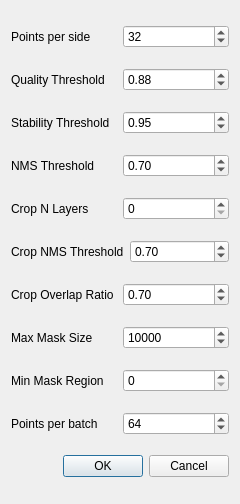
<?xml version="1.0" encoding="UTF-8"?>
<ui version="4.0">
 <class>Dialog</class>
 <widget class="QDialog" name="Dialog">
  <property name="geometry">
   <rect>
    <x>0</x>
    <y>0</y>
    <width>240</width>
    <height>504</height>
   </rect>
  </property>
  <property name="windowTitle">
   <string>Dialog</string>
  </property>
  <layout class="QVBoxLayout" name="verticalLayout">
   <item>
    <layout class="QHBoxLayout" name="horizontalLayout">
     <item>
      <widget class="QLabel" name="label">
       <property name="statusTip">
        <string>Number of points to be sampled</string>
       </property>
       <property name="text">
        <string>Points per side</string>
       </property>
      </widget>
     </item>
     <item>
      <widget class="QSpinBox" name="spinBox_points_per_side">
       <property name="statusTip">
        <string>Number of points to be sampled</string>
       </property>
       <property name="minimum">
        <number>1</number>
       </property>
       <property name="maximum">
        <number>100000</number>
       </property>
       <property name="value">
        <number>32</number>
       </property>
      </widget>
     </item>
    </layout>
   </item>
   <item>
    <layout class="QHBoxLayout" name="horizontalLayout_2">
     <item>
      <widget class="QLabel" name="label_2">
       <property name="statusTip">
        <string>Filtering using model's predicted mask quality</string>
       </property>
       <property name="text">
        <string>Quality Threshold</string>
       </property>
      </widget>
     </item>
     <item>
      <widget class="QDoubleSpinBox" name="spinBox_quality_threshold">
       <property name="statusTip">
        <string>Filtering using model's predicted mask quality</string>
       </property>
       <property name="maximum">
        <double>1.000000000000000</double>
       </property>
       <property name="singleStep">
        <double>0.100000000000000</double>
       </property>
       <property name="value">
        <double>0.880000000000000</double>
       </property>
      </widget>
     </item>
    </layout>
   </item>
   <item>
    <layout class="QHBoxLayout" name="horizontalLayout_3">
     <item>
      <widget class="QLabel" name="label_3">
       <property name="statusTip">
        <string>Mask stability threshold</string>
       </property>
       <property name="text">
        <string>Stability Threshold</string>
       </property>
      </widget>
     </item>
     <item>
      <widget class="QDoubleSpinBox" name="spinBox_stability_threshold">
       <property name="statusTip">
        <string>Mask stability threshold</string>
       </property>
       <property name="maximum">
        <double>1.000000000000000</double>
       </property>
       <property name="singleStep">
        <double>0.100000000000000</double>
       </property>
       <property name="value">
        <double>0.950000000000000</double>
       </property>
      </widget>
     </item>
    </layout>
   </item>
   <item>
    <layout class="QHBoxLayout" name="horizontalLayout_8">
     <item>
      <widget class="QLabel" name="label_8">
       <property name="statusTip">
        <string>Intersection over union threshold used for NMS</string>
       </property>
       <property name="text">
        <string>NMS Threshold</string>
       </property>
      </widget>
     </item>
     <item>
      <widget class="QDoubleSpinBox" name="spinBox_nms_threshold">
       <property name="statusTip">
        <string>Intersection over union threshold used for NMS</string>
       </property>
       <property name="maximum">
        <double>1.000000000000000</double>
       </property>
       <property name="singleStep">
        <double>0.100000000000000</double>
       </property>
       <property name="value">
        <double>0.700000000000000</double>
       </property>
      </widget>
     </item>
    </layout>
   </item>
   <item>
    <layout class="QHBoxLayout" name="horizontalLayout_4">
     <item>
      <widget class="QLabel" name="label_4">
       <property name="statusTip">
        <string>Mask prediction will be run again on crops of the image</string>
       </property>
       <property name="text">
        <string>Crop N Layers</string>
       </property>
      </widget>
     </item>
     <item>
      <widget class="QSpinBox" name="spinBox_crop_n_layers">
       <property name="statusTip">
        <string>Mask prediction will be run again on crops of the image</string>
       </property>
       <property name="value">
        <number>0</number>
       </property>
      </widget>
     </item>
    </layout>
   </item>
   <item>
    <layout class="QHBoxLayout" name="horizontalLayout_9">
     <item>
      <widget class="QLabel" name="label_9">
       <property name="statusTip">
        <string>Intersection over union threshold used for NMS to combine crops</string>
       </property>
       <property name="text">
        <string>Crop NMS Threshold</string>
       </property>
      </widget>
     </item>
     <item>
      <widget class="QDoubleSpinBox" name="spinBox_crop_nms_threshold">
       <property name="statusTip">
        <string>Intersection over union threshold used for NMS to combine crops</string>
       </property>
       <property name="maximum">
        <double>1.000000000000000</double>
       </property>
       <property name="singleStep">
        <double>0.100000000000000</double>
       </property>
       <property name="value">
        <double>0.700000000000000</double>
       </property>
      </widget>
     </item>
    </layout>
   </item>
   <item>
    <layout class="QHBoxLayout" name="horizontalLayout_10">
     <item>
      <widget class="QLabel" name="label_10">
       <property name="statusTip">
        <string>crops will overlap by this fraction</string>
       </property>
       <property name="text">
        <string>Crop Overlap Ratio</string>
       </property>
      </widget>
     </item>
     <item>
      <widget class="QDoubleSpinBox" name="spinBox_crop_overlap_ratio">
       <property name="statusTip">
        <string>crops will overlap by this fraction</string>
       </property>
       <property name="maximum">
        <double>1.000000000000000</double>
       </property>
       <property name="singleStep">
        <double>0.100000000000000</double>
       </property>
       <property name="value">
        <double>0.700000000000000</double>
       </property>
      </widget>
     </item>
    </layout>
   </item>
   <item>
    <layout class="QHBoxLayout" name="horizontalLayout_5">
     <item>
      <widget class="QLabel" name="label_5">
       <property name="statusTip">
        <string>Threshold masks larger than this</string>
       </property>
       <property name="text">
        <string>Max Mask Size</string>
       </property>
      </widget>
     </item>
     <item>
      <widget class="QSpinBox" name="spinBox_max_mask_region">
       <property name="statusTip">
        <string>Threshold masks larger than this</string>
       </property>
       <property name="maximum">
        <number>999999999</number>
       </property>
       <property name="singleStep">
        <number>1000</number>
       </property>
       <property name="value">
        <number>10000</number>
       </property>
      </widget>
     </item>
    </layout>
   </item>
   <item>
    <layout class="QHBoxLayout" name="horizontalLayout_6">
     <item>
      <widget class="QLabel" name="label_6">
       <property name="statusTip">
        <string>Use this to remove disconnected regions and holes in masks unless set to 0.</string>
       </property>
       <property name="text">
        <string>Min Mask Region</string>
       </property>
      </widget>
     </item>
     <item>
      <widget class="QSpinBox" name="spinBox_min_mask_region">
       <property name="statusTip">
        <string>Use this to remove disconnected regions and holes in masks unless set to 0.</string>
       </property>
       <property name="maximum">
        <number>99999</number>
       </property>
      </widget>
     </item>
    </layout>
   </item>
   <item>
    <layout class="QHBoxLayout" name="horizontalLayout_7">
     <item>
      <widget class="QLabel" name="label_7">
       <property name="statusTip">
        <string>number of points run simultaneously by the model. Higher numbers may be faster but use more GPU memory.</string>
       </property>
       <property name="text">
        <string>Points per batch</string>
       </property>
      </widget>
     </item>
     <item>
      <widget class="QSpinBox" name="spinBox_points_per_batch">
       <property name="statusTip">
        <string>number of points run simultaneously by the model. Higher numbers may be faster but use more GPU memory.</string>
       </property>
       <property name="minimum">
        <number>1</number>
       </property>
       <property name="maximum">
        <number>100000</number>
       </property>
       <property name="value">
        <number>64</number>
       </property>
      </widget>
     </item>
    </layout>
   </item>
   <item>
    <widget class="QDialogButtonBox" name="buttonBox">
     <property name="orientation">
      <enum>Qt::Horizontal</enum>
     </property>
     <property name="standardButtons">
      <set>QDialogButtonBox::Cancel|QDialogButtonBox::Ok</set>
     </property>
    </widget>
   </item>
  </layout>
 </widget>
 <tabstops>
  <tabstop>spinBox_points_per_side</tabstop>
  <tabstop>spinBox_quality_threshold</tabstop>
  <tabstop>spinBox_stability_threshold</tabstop>
  <tabstop>spinBox_nms_threshold</tabstop>
  <tabstop>spinBox_crop_n_layers</tabstop>
  <tabstop>spinBox_crop_nms_threshold</tabstop>
  <tabstop>spinBox_crop_overlap_ratio</tabstop>
  <tabstop>spinBox_max_mask_region</tabstop>
  <tabstop>spinBox_min_mask_region</tabstop>
  <tabstop>spinBox_points_per_batch</tabstop>
 </tabstops>
 <resources/>
 <connections>
  <connection>
   <sender>buttonBox</sender>
   <signal>accepted()</signal>
   <receiver>Dialog</receiver>
   <slot>accept()</slot>
   <hints>
    <hint type="sourcelabel">
     <x>228</x>
     <y>492</y>
    </hint>
    <hint type="destinationlabel">
     <x>157</x>
     <y>274</y>
    </hint>
   </hints>
  </connection>
  <connection>
   <sender>buttonBox</sender>
   <signal>rejected()</signal>
   <receiver>Dialog</receiver>
   <slot>reject()</slot>
   <hints>
    <hint type="sourcelabel">
     <x>228</x>
     <y>492</y>
    </hint>
    <hint type="destinationlabel">
     <x>239</x>
     <y>274</y>
    </hint>
   </hints>
  </connection>
 </connections>
</ui>
